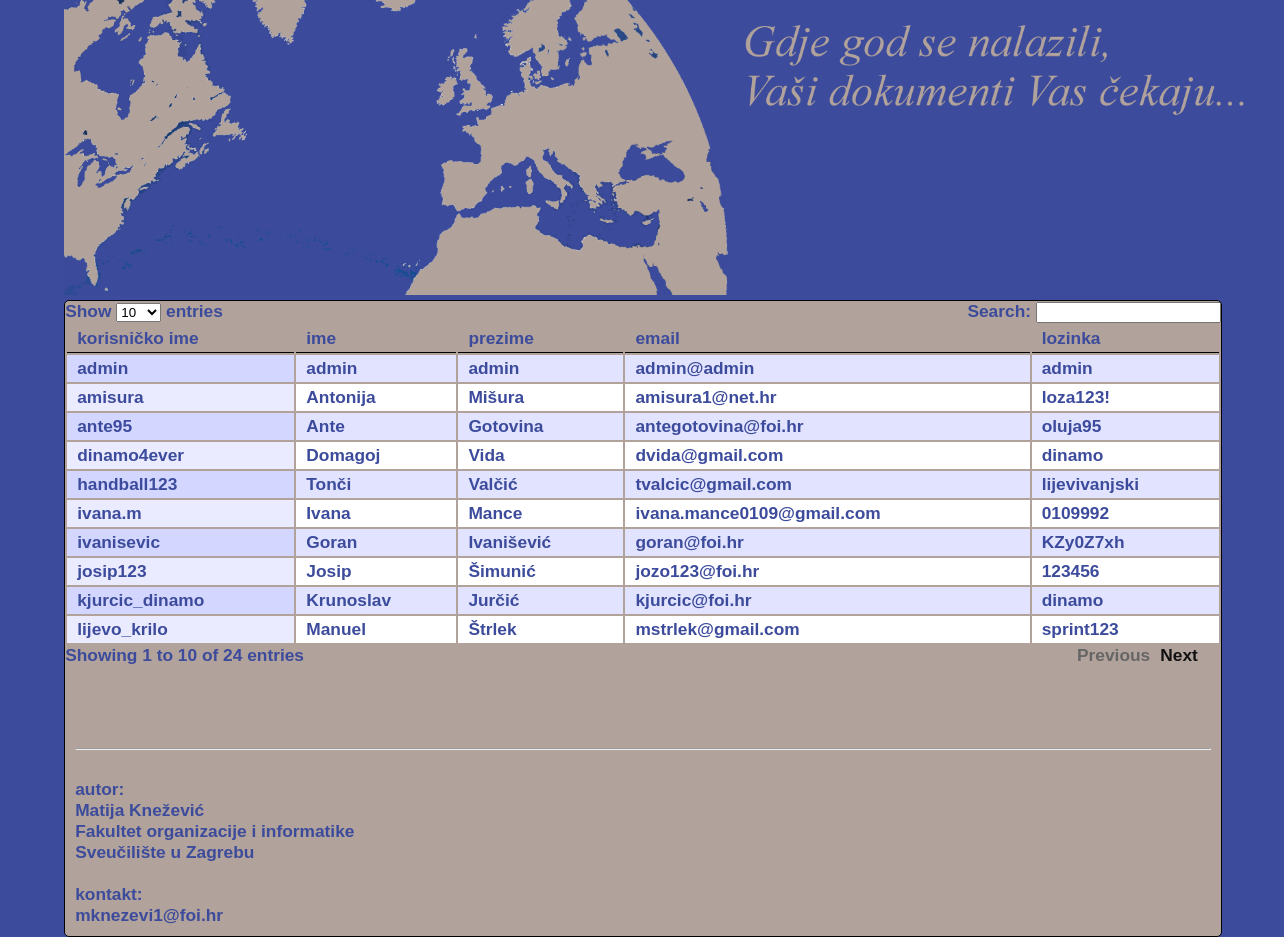
Screenshot of /WebDiP_034/public_html/privatno/korisnici.php with the database file from the repository.
### tables this page shows
CREATE TABLE IF NOT EXISTS `korisnik` (
  `id` int(11) NOT NULL auto_increment,
  `korime` varchar(45) NOT NULL,
  `lozinka` varchar(45) NOT NULL,
  `ime` varchar(45) NOT NULL,
  `prezime` varchar(45) NOT NULL,
  `email` varchar(45) NOT NULL,
  `prava` int(11) NOT NULL,
  `tip` int(11) NOT NULL,
  `nopomena` int(11) NOT NULL,
  `nprijava` int(11) NOT NULL,
  `grad` varchar(50) NOT NULL,
  PRIMARY KEY  (`id`),
  KEY `fk_korisnik_tip_korisnika_idx` (`tip`)
);

### WebDiP_034/public_html/baza/korisnici.php (called while the page is built, shortened)
<?php
class Baza {
    public $_host = "localhost";
    public $_user = "WebDiP2012_034";
    public $_database = "WebDiP2012_034";
    public $_pass = "admin_bM8g";
    function dajKorisnike() {
        $korisnici = array();
        $conn = new mysqli($this->_host, $this->_user, $this->_pass, $this->_database);
        if ($conn->connect_error) {
            echo $conn->connect_error;
        } else {
            $conn->set_charset("utf8");
            $sql = "SELECT * FROM korisnik";
            $rs = $conn->query($sql);
            if ($rs) {
                while ($red = $rs->fetch_assoc()) {
                    $korisnici[] = $red;
                }
            } else {
                echo $conn->error . " upit:" . $sql;
            }
        }
        return $korisnici;
    }
}
?>

### WebDiP_034/public_html/privatno/korisnici.php (the view, shortened to what this page needs)
<!DOCTYPE html>
<html>
    <head>
        <link rel="stylesheet" href="../css/mknezevi1.css"/>
        <link rel="stylesheet" href="../css/zaprint.css" media="print"/>
        <link rel="stylesheet" href="../css/jquery.dataTables.css"/>
    </head>
    <body>
        <div id="staticko">
            <section id="zagljavlje">
                <img src = "../slike/mk1.png" alt = "MatijaKnezevic_slika" width="1214" height="295"/>
            </section>
        </div>
        <div id="dinamicko">
            <?php
            require_once('../baza/korisnici.php');
            $baza = new Baza();
            $korisnici = $baza->dajKorisnike();
            echo "<table id='tablica'>";
            echo "<thead><tr><th>korisničko ime</th><th>ime</th><th>prezime</th><th>email</th><th>lozinka</th></tr></thead>";
            echo "<tbody>";
            foreach ($korisnici as $korisnik) {
                echo "<tr>";
                echo "<td>" . $korisnik['korime'] . "</td>";
                echo "<td>" . $korisnik['ime'] . "</td>";
                echo "<td>" . $korisnik['prezime'] . "</td>";
                echo "<td>" . $korisnik['email'] . "</td>";
                echo "<td>" . $korisnik['lozinka'] . "</td>";
                echo "</tr>";
            }
            echo "</tbody>";
            echo "</table>";
            ?>
            <section id="podnozje">
                <br>
                <br>
                <br>
                <br>
                <hr>
                <br>
                autor:
                <br>
                Matija Knežević
                <br>
                Fakultet organizacije i informatike
                <br>
                Sveučilište u Zagrebu
                <br>
                <br>
                kontakt:
                <br>
                mknezevi1@foi.hr
            </section>
        </div>
    </body>
</html>

### WebDiP_034/public_html/css/mknezevi1.css (style rules this page uses)
body { font-family: Helvetica, Arial, sans-serif; font-size: 13pt; color: #3c4b9c; background: #3c4b9c; margin: auto 5% auto 5%; }
#dinamicko { border: 1pt solid black; width: 100%; float: left; background: #b1a29b; font-weight: bold; border-radius: 5px; text-align: justify; }
#zagljavlje { background: #3c4b9c; border-radius: 5px; }
#podnozje { padding: 10px; }

### WebDiP_034/public_html/css/zaprint.css (style rules this page uses)
img { display: none; }

### rows the page displays
korisnik: korime "handball123", ime "Tonči", prezime "Valčić", email "tvalcic@gmail.com", lozinka "lijevivanjski"
korisnik: korime "amisura", ime "Antonija", prezime "Mišura", email "amisura1@net.hr", lozinka "loza123!"
korisnik: korime "dinamo4ever", ime "Domagoj", prezime "Vida", email "dvida@gmail.com", lozinka "dinamo"
korisnik: korime "lijevo_krilo", ime "Manuel", prezime "Štrlek", email "mstrlek@gmail.com", lozinka "sprint123"
korisnik: korime "ante95", ime "Ante", prezime "Gotovina", email "antegotovina@foi.hr", lozinka "oluja95"
korisnik: korime "kjurcic_dinamo", ime "Krunoslav", prezime "Jurčić", email "kjurcic@foi.hr", lozinka "dinamo"
korisnik: korime "josip123", ime "Josip", prezime "Šimunić", email "jozo123@foi.hr", lozinka "123456"
korisnik: korime "ivanisevic", ime "Goran", prezime "Ivanišević", email "goran@foi.hr", lozinka "KZy0Z7xh"
korisnik: korime "admin", ime "admin", prezime "admin", email "admin@admin", lozinka "admin"
korisnik: korime "ivana.m", ime "Ivana", prezime "Mance", email "ivana.mance0109@gmail.com", lozinka "0109992"
